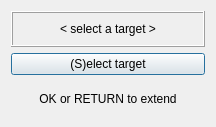
<?xml version="1.0" encoding="UTF-8"?>
<ui version="4.0">
 <class>Dialog</class>
 <widget class="QDialog" name="Dialog">
  <property name="geometry">
   <rect>
    <x>0</x>
    <y>0</y>
    <width>216</width>
    <height>127</height>
   </rect>
  </property>
  <property name="baseSize">
   <size>
    <width>200</width>
    <height>300</height>
   </size>
  </property>
  <property name="windowTitle">
   <string>Extend beams</string>
  </property>
  <property name="sizeGripEnabled">
   <bool>false</bool>
  </property>
  <layout class="QGridLayout" name="gridLayout">
   <item row="0" column="0" colspan="2">
    <widget class="QLabel" name="label">
     <property name="frameShape">
      <enum>QFrame::Box</enum>
     </property>
     <property name="frameShadow">
      <enum>QFrame::Raised</enum>
     </property>
     <property name="text">
      <string>&lt; select a target &gt;</string>
     </property>
     <property name="alignment">
      <set>Qt::AlignCenter</set>
     </property>
    </widget>
   </item>
   <item row="2" column="0" colspan="2">
    <widget class="QPushButton" name="btn1">
     <property name="text">
      <string>(S)elect target</string>
     </property>
    </widget>
   </item>
   <item row="3" column="0" colspan="2">
    <widget class="QLabel" name="label_2">
     <property name="text">
      <string>OK or RETURN to extend</string>
     </property>
     <property name="alignment">
      <set>Qt::AlignCenter</set>
     </property>
    </widget>
   </item>
  </layout>
 </widget>
 <tabstops>
  <tabstop>btn1</tabstop>
 </tabstops>
 <resources/>
 <connections/>
</ui>
